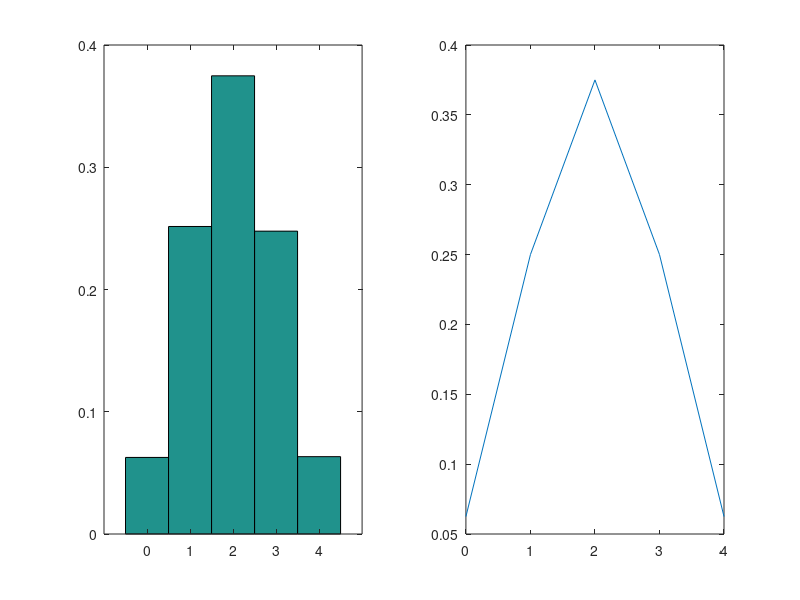

This figure's MATLAB source:
X = [0 1 2 3 4];
N = 1e5;
P = zeros(1, N);
p = 0.5;

for e = 1:N
    r = round(rand(4, 1));
    P(e) = sum(r);
end

subplot(1, 2, 1);
hist(P, X, 1);
mean_P_simulated = mean(P)
var_P_simulated = var(P)

P_theoretical = zeros(1, 5);
for e = X
    comb = prod(4:-1:4-e+1)/prod(4:e);
    P_theoretical(e + 1) = factorial(4)/factorial(e)/factorial(4-e) * 0.5^e * 0.5^(4-e);
end

mean_P_theoretical = sum(P_theoretical.*X)
var_P_theoretical =  sum(P_theoretical.*(X.^2)) - mean_P_theoretical^2
subplot(1, 2, 2);
plot(X, P_theoretical);

P_al_2coroas = sum(P >= 2) / N
P_max_1coroa = sum(P <= 1) / N
P_1to3coroas = sum(P >= 1 & P <= 3) / N
